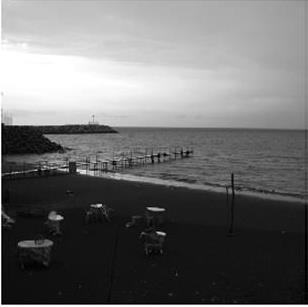
#> input picture Chapter_02/beach.jpg, 308 x 307 px
$ jupyter execute C03.ipynb
#> lines starting #> are read from the running program, lines starting #| are printed output that depends on the picture
[cell 1]
import cv2
import numpy as np
import matplotlib.pyplot as plt

[cell 2]
# Read the image in greyscale
# We want to use matrix operations, so we use numpy array
img = np.array(cv2.imread("beach.jpg", cv2.IMREAD_GRAYSCALE), dtype=np.uint8)
#> img is the input picture: shape (307, 308); min 0, max 255, mean 110.5
img2 = np.copy(img)
img3 = np.copy(img)
completed = 255-img
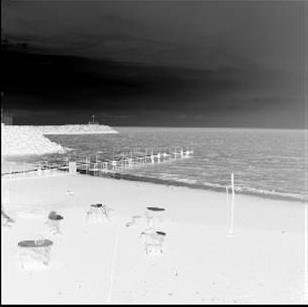
#> completed: shape (307, 308); min 0, max 255, mean 144.5

# Complete only pixels that are more than 128.
img2[img2 > 128] = 255 - img2[img2 > 128]
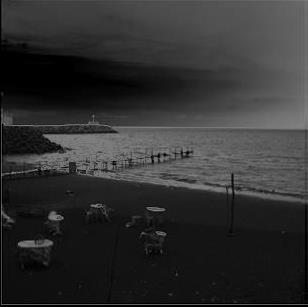
#> img2: shape (307, 308); min 0, max 128, mean 48.4
# Complete only pixels that are less than 128.
img3[img3 < 128] = 255 - img3[img3 < 128]
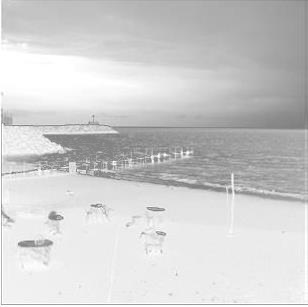
#> img3: shape (307, 308); min 128, max 255, mean 206.6


fig, axes= plt.subplots(2, 2, figsize=(10, 10))
axes[0,0].imshow(img, 'gray')
axes[0,0].set_title('orginal')

axes[0,1].imshow(completed, 'gray')
axes[0,1].set_title('completed')

axes[1,0].imshow(img2, 'gray')
axes[1,0].set_title('more than 128')


axes[1,1].imshow(img3, 'gray')
axes[1,1].set_title('less than 128')

# remove the x and y ticks
for i in range(axes.shape[0]):
  for j in range(axes.shape[1]):
    axes[i,j].set_xticks([])
    axes[i,j].set_yticks([])
plt.show()
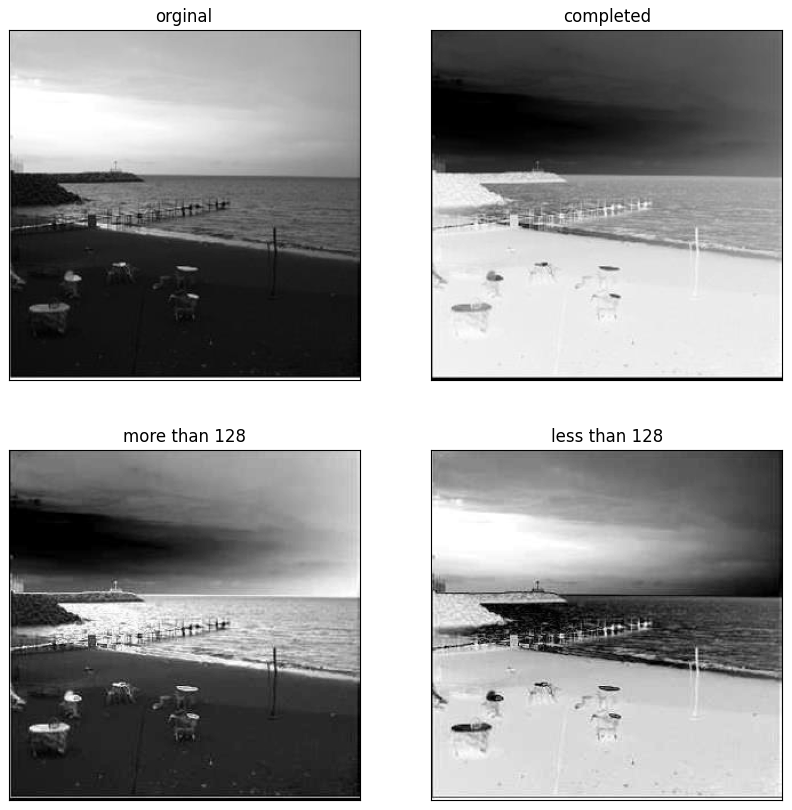
#> figure drawn by matplotlib, 4 panels

cv2.waitKey(0)
cv2.destroyAllWindows()

$ run again, with Chapter_02/bridge1.jpg copied over Chapter_02/beach.jpg
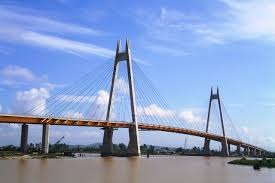
#> input picture Chapter_02/bridge1.jpg, 275 x 183 px
#> `img2[img2 > 128] = 255 - img2[img2 > 128]`:
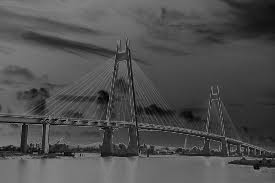
#> img2: shape (183, 275); min 0, max 128, mean 79.8
#> `img3[img3 < 128] = 255 - img3[img3 < 128]`:
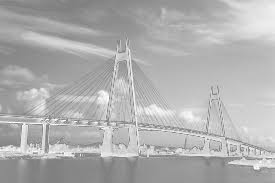
#> img3: shape (183, 275); min 128, max 255, mean 175.2

$ run again, with Chapter_02/flower.jpg copied over Chapter_02/beach.jpg
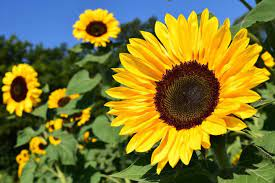
#> input picture Chapter_02/flower.jpg, 275 x 183 px
#> `img2[img2 > 128] = 255 - img2[img2 > 128]`:
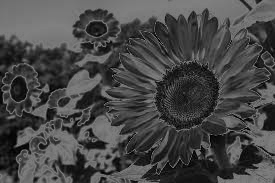
#> img2: shape (183, 275); min 0, max 128, mean 71.5
#> `img3[img3 < 128] = 255 - img3[img3 < 128]`:
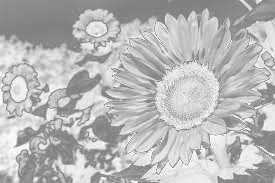
#> img3: shape (183, 275); min 128, max 255, mean 183.5
